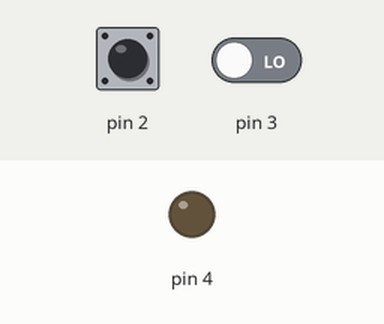
Recording of a sketch running on a simulated Arduino Uno, built with avr-gcc and run on an emulated ATmega328P. Shown: output pins drawn as LEDs (lit = HIGH). The inputs (shaded band) are chosen by the test bench; at power-on: pin 2 LOW, pin 3 LOW. What the sketch prints to the serial monitor is not drawn.

Above: at 3.1 s.
3.2 s: pin 2 pulsed LOW 5 times (0.12 s each, 0.3 s apart)
At 5.1 s:
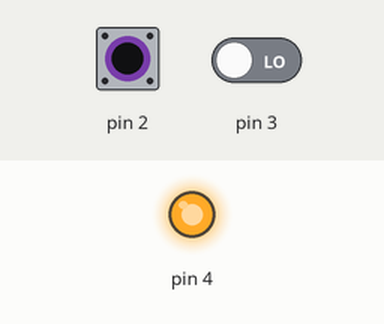
6.2 s: pin 3 driven HIGH
At 7.6 s:
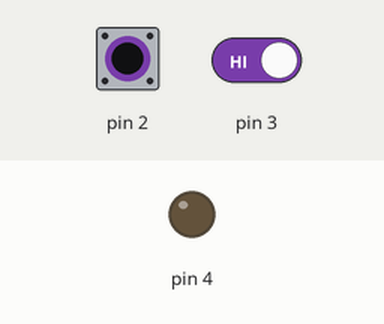
Timing chart, 0 to 9.2 s (numbered marks = the images above; inputs shaded):
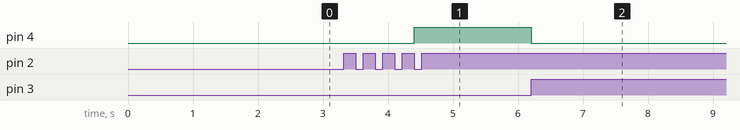

Measured:
- after the input at 3.2 s, pin 4: LOW → HIGH after 1.2 s
- after the input at 6.2 s, pin 4: HIGH → LOW at once

The sketch:

potenzimeter.ino
```cpp
void setup() {
  // put your setup code here, to run once:

  Serial.begin(9600);
  pinMode(2,INPUT);
  pinMode(3,INPUT);
  pinMode(4,OUTPUT);

}


void loop() {
  // put your main code here, to run repeatedly:

  //int sensorValue = analogRead(A0);
  int sensorValue2 = digitalRead(3);
  int variable1 = digitalRead(2);
  int variable2 = digitalRead(2);
  int variable3 = digitalRead(2);
  int variable4 = digitalRead(2);


  static bool zahl1 = false;
  static bool zahl2 = false;
  static bool zahl3 = false;
  static bool zahl4 = false;
           // Serial.println(sensorValue);

    if(zahl1 == false)
    {
      while(variable1 == 1)
      {
            Serial.println(1);
            zahl1 = true;
            variable1 = digitalRead(2);
            //delay(300);
      }
    }else if(zahl2 == false)
    {
      while(variable2 == 1)
      {
          Serial.println(2);
          zahl2 = true;
          variable2 = digitalRead(2);
          //delay(300);

      }
    }else if(zahl3 == false)
    {
      while(variable3 == 1)
      {
         Serial.println(3);
          zahl3 = true;
          variable3 = digitalRead(2);
      }
    }else if(zahl4 == false)
    {
      while(variable4 == 1)
      {
         Serial.println(4);
          zahl4 = true;
          variable4 = digitalRead(2);
      }
    }


    if(zahl1 == true && zahl2 == true && zahl3 == true && zahl4 == true)
    {
    digitalWrite(4, HIGH);

    }

    if(sensorValue2 == 1)
    {
      digitalWrite(4, LOW);
      zahl1 = false;
      zahl2 = false;
      zahl3 = false;
      zahl4 = false;

    }


  //Serial.println(sensorValue);
  //Serial.println(sensorValue2);

  delay(1);


}
```
